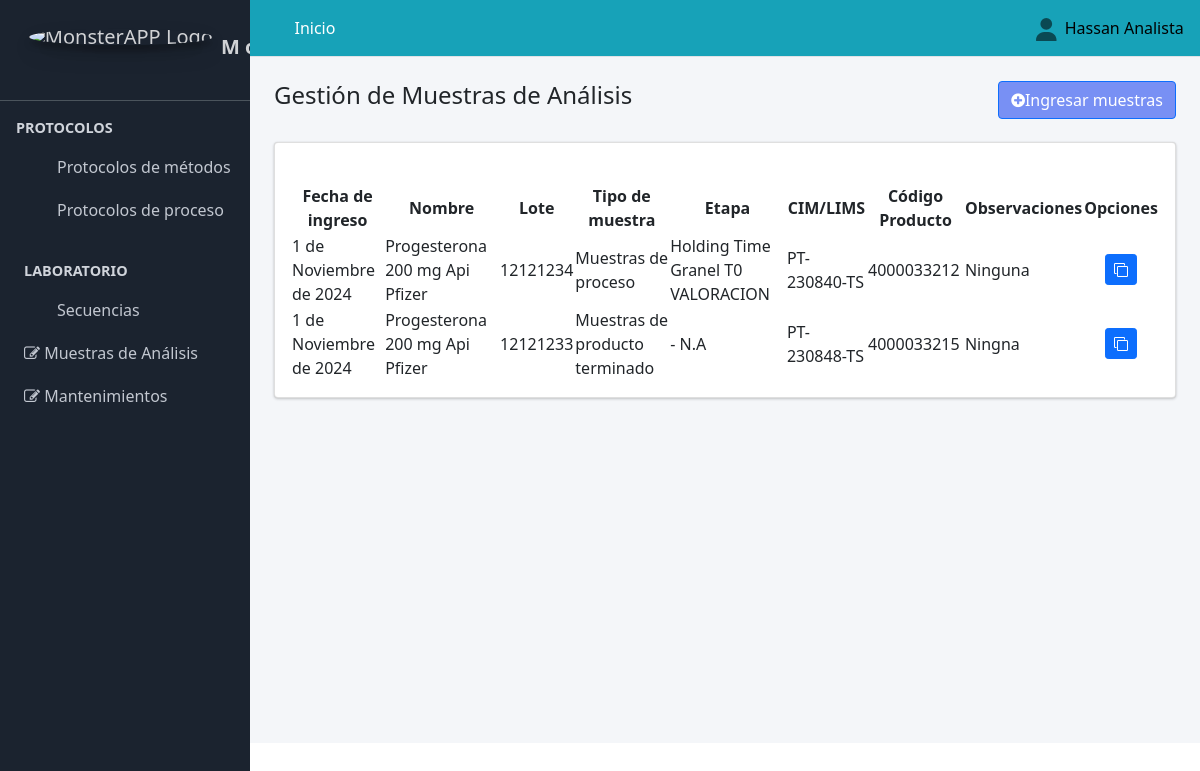
Page /muestras/ (signed in) on the committed database.
### Aplicaciones/Protocolo_Metodos/models.py (models this page shows, shortened)
class Muestras_y_Placebos(models.Model):
    fecha_ingreso=models.DateField(verbose_name="Fecha de ingreso muestra", null=True, blank=False, help_text=u"AAAA/MM/DD")
    nombre_muestra=models.CharField(max_length=300, verbose_name="nombre de Muestra/Placebo/MP")
    tipo_muestra=models.ForeignKey(to=Tipo_muestra, on_delete=models.CASCADE, verbose_name="Tipo de muestra", null=True, blank=False)
    etapa=models.ForeignKey(to=Etapa, on_delete=models.CASCADE, verbose_name="Etapa", null=True, blank=False)
    codigo_muestra_interno=models.CharField(verbose_name="CIM / LIMS", max_length=90)
    codigo_muestra_producto=models.CharField(verbose_name="Código de Producto", max_length=90)
    lote_muestra=models.CharField(verbose_name="Lote", max_length=90)
    observaciones_muestras=models.TextField(max_length=300, verbose_name="Observaciones")
    class Condicion(models.TextChoices):
        ACTIVO = "Activo", "ACTIVO"
        PASIVO = "Pasivo", "PASIVO"
    condicion=models.CharField(max_length=90, choices=Condicion.choices, default=Condicion.ACTIVO, verbose_name="Condicion")
    class Meta:
        constraints = [
            models.UniqueConstraint(fields=['lote_muestra', 'etapa'], name='unique_intro'),
        ]

class Tipo_muestra(models.Model):
    tipo_muestra=models.CharField(verbose_name="Tipo de muestra", max_length=90, unique=True)
    class Condicion(models.TextChoices):
        ACTIVO = "Activo", "ACTIVO"
        PASIVO = "Pasivo", "PASIVO"
    condicion=models.CharField(max_length=90, choices=Condicion.choices, default=Condicion.ACTIVO, verbose_name="Condicion")
    def __str__(self):
        return(self.tipo_muestra)

class Etapa(models.Model):
    nombre_etapa=models.CharField(verbose_name="Etapa", max_length=90)
    ensayo=models.ForeignKey(to=Ensayo, on_delete=models.CASCADE, verbose_name="Ensayo", null=True, blank=False)
    class Condicion(models.TextChoices):
        ACTIVO = "Activo", "ACTIVO"
        PASIVO = "Pasivo", "PASIVO"
    condicion=models.CharField(max_length=90, choices=Condicion.choices, default=Condicion.ACTIVO, verbose_name="Condicion")
    class Meta:
        constraints = [
            models.UniqueConstraint(fields=['nombre_etapa', 'ensayo'], name='etapa'),
        ]
    def etapa(self):
        return "{} {}".format(self.nombre_etapa, self.ensayo)
    def __str__(self):
        return str(self.etapa())

class Ensayo(models.Model):
    nombre_ensayo=models.CharField(verbose_name="Ensayo", max_length=90, unique=True)
    class Condicion(models.TextChoices):
        ACTIVO = "Activo", "ACTIVO"
        PASIVO = "Pasivo", "PASIVO"
    condicion=models.CharField(max_length=90, choices=Condicion.choices, default=Condicion.ACTIVO, verbose_name="Condicion")
    def __str__(self):
        return(self.nombre_ensayo)

### Aplicaciones/Protocolo_Metodos/views.py (the view)
# urls.py: path("muestras/", views.muestras, name="muestras"),
@login_required
def muestras(request):
    titulo = "Muestras de Análisis"
    muestras=Muestras_y_Placebos.objects.all()
    context = {
        "titulo": titulo,
        "muestras": muestras,
    }
    return render(request, "protocolo_metodos/muestras.html", context)

### MONSTER_APP/templates/protocolo_metodos/muestras.html (shortened to what this page needs)
{% extends "partial/body.html" %}
{% block contenido %}
<link href="https://unpkg.com/gijgo@1.9.14/css/gijgo.min.css" rel="stylesheet" type="text/css" />
<link rel="stylesheet" href="https://cdnjs.cloudflare.com/ajax/libs/font-awesome/4.7.0/css/font-awesome.min.css">
<div class="container-fluid">
    <div class="row">
        <div class="col-md-6">
            <div class="pagetitle"><br>
                <h4 class="">Gestión de Muestras de Análisis</h4><br>
              </div>
        </div>
        <div class="col-md-6"><br>
            <div class="d-grid gap-2 d-md-flex justify-content-md-end">
                <a href="{% url 'ingresar_muestras' %}" class="btn btn-primary" style="background:#486af3b8"><span class="fa fa-plus-circle"></span>Ingresar muestras</a>
                </div>
        </div>
    </div>
  <div class="card">
    <div class="container-fluid">
        <div class="row">
          <div class="col-md-6"> <br>
              </div>
                <br>
          </div>
    </div>
      <div class="card-body table-responsive">
        <table id="example3" class="display" style="width:100%">
          <thead class="">
            <tr>
                <th class="text-center">Fecha de ingreso</th>
                <th class="text-center">Nombre</th>
                <th class="text-center">Lote</th>
                <th class="text-center">Tipo de muestra</th>
                <th class="text-center">Etapa</th>
                <th class="text-center">CIM/LIMS</th>
                <th class="text-center">Código Producto</th>
                <th class="text-center">Observaciones</th>
            <th class="all text-center">
              Opciones
            </th>
            </tr>
            </thead>
            <tbody id="myTable">
              {% for p in muestras %}
              {% if p.condicion == "Activo" %}
            <tr>
            <td>{{p.fecha_ingreso}}</td>
            <td>{{p.nombre_muestra}}</td>
            <td>{{p.lote_muestra}}</td>
            <td>{{p.tipo_muestra}}</td>
            <td>{{p.etapa}}</td>
            <td>{{p.codigo_muestra_interno}}</td>
            <td>{{p.codigo_muestra_producto}}</td>
            <td>{{p.observaciones_muestras}}</td>
            <td class="all text-center">
              <a class="btn btn-primary btn-sm" href="/duplicar_muestras/{{p.pk}}" title="Guardar como">
                <i class="fa fa-clone" aria-hidden=""></i> </a>
              </td>
            </tr>
             {% endif %}
            {% endfor %}
            </tbody>
        </table>
        <link href="https://cdn.datatables.net/v/dt/jq-3.7.0/dt-2.0.3/b-3.0.1/b-html5-3.0.1/date-1.5.2/sl-2.0.0/datatables.min.css" rel="stylesheet">
        </div>
      </div>
    </div>
</div>
<link href="https://cdn.datatables.net/v/dt/jq-3.7.0/dt-2.0.3/b-3.0.1/b-html5-3.0.1/date-1.5.2/sl-2.0.0/datatables.min.css" rel="stylesheet">
{% endblock contenido %}

### MONSTER_APP/templates/partial/navbar.html (shortened to what this page needs)
{% load static %}
  <nav class="main-header navbar navbar-expand  navbar-info navbar-light" >
    <ul class="navbar-nav">
      <li class="nav-item">
        <a class="nav-link" data-widget="pushmenu" href="#"><i class="fas fa-bars"></i></a>
      </li>
      {% if user.is_authenticated %}
      <li class="nav-item d-none d-sm-inline-block">
        <a href="{% url 'adm_inicio' %}" class="nav-link text-white">Inicio</a>
      </li>
      {% else %}
      <li class="nav-item d-none d-sm-inline-block">
        <a href="" class="nav-link text-white disabled">Inicio</a>
      </li>
      {% endif %}
    </ul>
    <ul class="navbar-nav ml-auto">
      <li class="nav-item dropdown ">
        <a class="nav-link" data-toggle="dropdown" href="#">
        </a>
        {% if user.is_authenticated %}
      </li>
    </ul>
<h7 class="text-black">{{ user.first_name }}&nbsp;&nbsp;</h7>
{% else %}
<a class="text-black" href="{% url 'sign_in' %}">Iniciar sesión</a>
{% endif %}
  </nav>

### rows in the picture
Muestras_y_Placebos: fecha_ingreso "1 de Noviembre de 2024", nombre_muestra "Progesterona 200 mg Api Pfizer", lote_muestra "12121234", tipo_muestra "Muestras de proceso", etapa "Holding Time Granel T0 VALORACION", codigo_muestra_interno "PT-230840-TS", codigo_muestra_producto "4000033212", observaciones_muestras "Ninguna"
Muestras_y_Placebos: fecha_ingreso "1 de Noviembre de 2024", nombre_muestra "Progesterona 200 mg Api Pfizer", lote_muestra "12121233", tipo_muestra "Muestras de producto terminado", etapa "- N.A", codigo_muestra_interno "PT-230848-TS", codigo_muestra_producto "4000033215", observaciones_muestras "Ningna"

### other values in the picture
{{ user.first_name }} "Hassan Analista"
